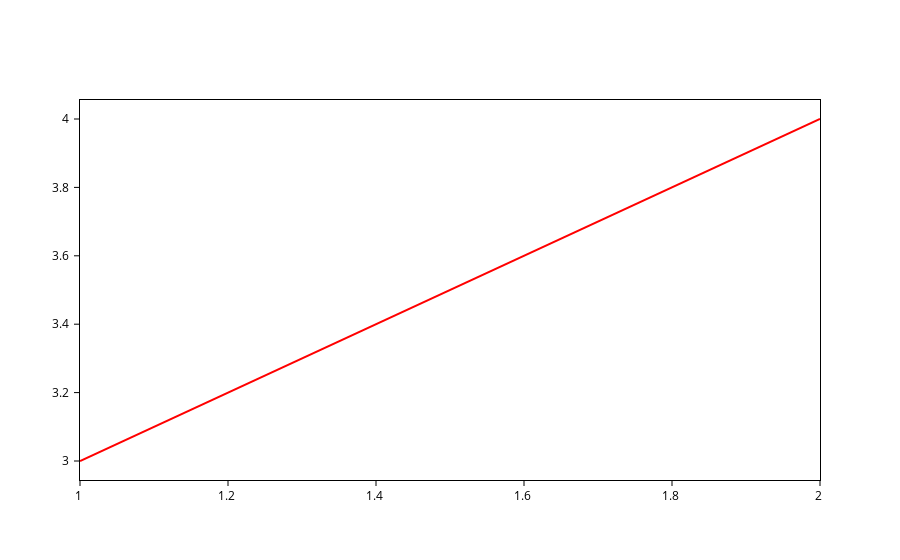

Source (notebook cell):
### Markdown cell above
They are what support the multibackend framework. Let's try them out:

### Code cell
# We create an action.
action = plot_actions.draw_line(x=[1, 2], y=[3, 4], line={"color": "red"})

# And then we plot it in a figure
get_figure(backend="plotly", plot_actions=[action])

### Figure 1 — Plotly figure (JSON) as saved in the notebook; plotly's stock layout.template omitted (floating-point values rounded to 4 significant figures)
{"data": [{"line": {"color": "red"}, "meta": {}, "mode": "lines", "opacity": 1, "type": "scatter", "x": [1, 2], "y": [3, 4]}], "layout": {}}
